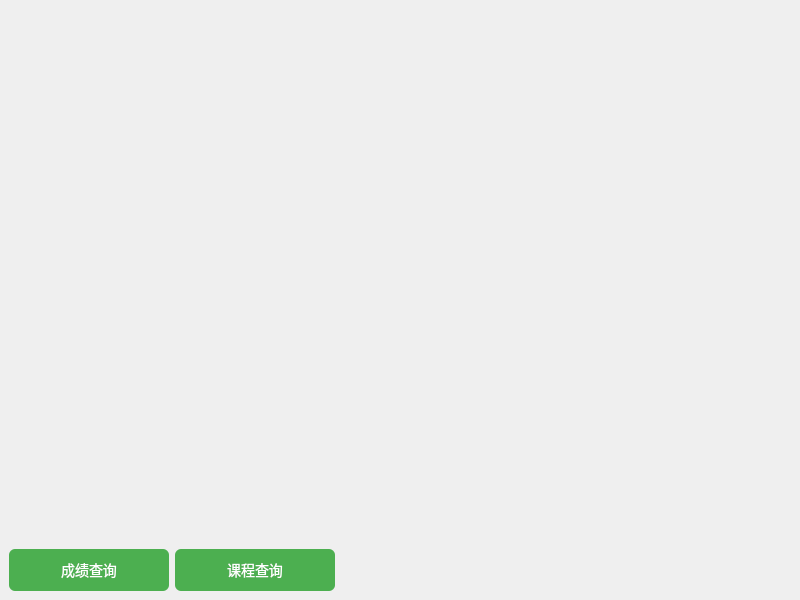
<?xml version="1.0" encoding="UTF-8"?>
<ui version="4.0">
 <class>MainWindow</class>
 <widget class="QMainWindow" name="MainWindow">
  <property name="geometry">
   <rect>
    <x>0</x>
    <y>0</y>
    <width>800</width>
    <height>600</height>
   </rect>
  </property>
  <property name="windowTitle">
   <string>MainWindow</string>
  </property>
  <widget class="QWidget" name="centralwidget">
   <layout class="QVBoxLayout" name="verticalLayout">
    <item>
     <widget class="QStackedWidget" name="stacked_widget"/>
    </item>
    <item>
     <layout class="QHBoxLayout" name="button_layout">
      <item>
       <widget class="QPushButton" name="grade_query_btn">
        <property name="styleSheet">
         <string notr="true">QPushButton {
    background-color: #4CAF50;
    color: white;
    padding: 10px 20px;
    border: none;
    border-radius: 6px;
    font-size: 14px;
    min-width: 120px;
}
QPushButton:hover {
    background-color: #45a049;
}
QPushButton:pressed {
    background-color: #3d8b40;
}</string>
        </property>
        <property name="text">
         <string>成绩查询</string>
        </property>
       </widget>
      </item>
      <item>
       <widget class="QPushButton" name="course_query_btn">
        <property name="styleSheet">
         <string notr="true">QPushButton {
    background-color: #4CAF50;
    color: white;
    padding: 10px 20px;
    border: none;
    border-radius: 6px;
    font-size: 14px;
    min-width: 120px;
}
QPushButton:hover {
    background-color: #45a049;
}
QPushButton:pressed {
    background-color: #3d8b40;
}</string>
        </property>
        <property name="text">
         <string>课程查询</string>
        </property>
       </widget>
      </item>
      <item>
       <spacer name="horizontalSpacer">
        <property name="orientation">
         <enum>Qt::Horizontal</enum>
        </property>
        <property name="sizeHint" stdset="0">
         <size>
          <width>40</width>
          <height>20</height>
         </size>
        </property>
       </spacer>
      </item>
     </layout>
    </item>
   </layout>
  </widget>
 </widget>
 <resources/>
 <connections/>
</ui>
